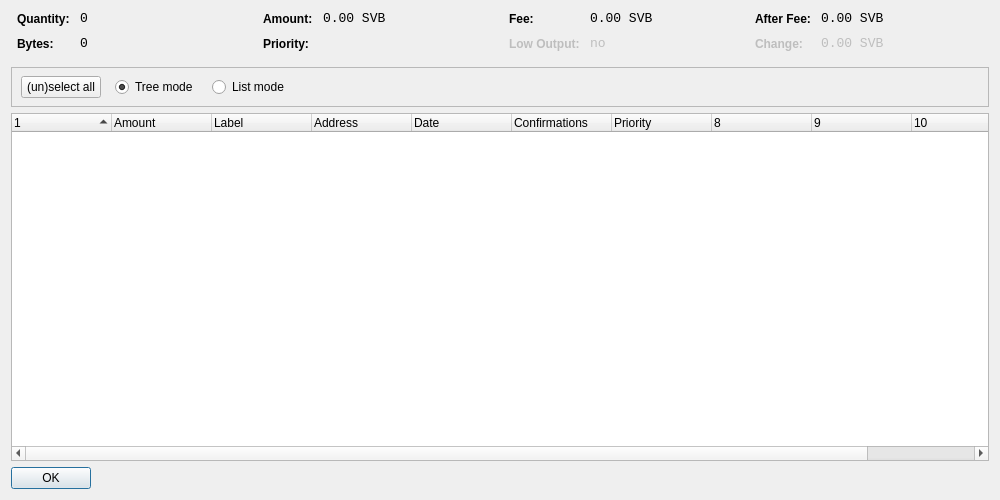
<?xml version="1.0" encoding="UTF-8"?>
<ui version="4.0">
 <class>CoinControlDialog</class>
 <widget class="QDialog" name="CoinControlDialog">
  <property name="geometry">
   <rect>
    <x>0</x>
    <y>0</y>
    <width>1000</width>
    <height>500</height>
   </rect>
  </property>
  <property name="windowTitle">
   <string>Coin Control</string>
  </property>
  <layout class="QVBoxLayout" name="verticalLayout">
   <item>
    <layout class="QHBoxLayout" name="horizontalLayoutTop" stretch="0,0,0,0">
     <property name="topMargin">
      <number>0</number>
     </property>
     <property name="bottomMargin">
      <number>10</number>
     </property>
     <item>
      <layout class="QFormLayout" name="formLayoutCoinControl1">
       <property name="horizontalSpacing">
        <number>10</number>
       </property>
       <property name="verticalSpacing">
        <number>10</number>
       </property>
       <property name="leftMargin">
        <number>6</number>
       </property>
       <property name="rightMargin">
        <number>6</number>
       </property>
       <item row="0" column="0">
        <widget class="QLabel" name="labelCoinControlQuantityText">
         <property name="styleSheet">
          <string notr="true">font-weight:bold;</string>
         </property>
         <property name="text">
          <string>Quantity:</string>
         </property>
        </widget>
       </item>
       <item row="0" column="1">
        <widget class="QLabel" name="labelCoinControlQuantity">
         <property name="font">
          <font>
           <family>Monospace</family>
           <pointsize>10</pointsize>
          </font>
         </property>
         <property name="cursor">
          <cursorShape>IBeamCursor</cursorShape>
         </property>
         <property name="contextMenuPolicy">
          <enum>Qt::ActionsContextMenu</enum>
         </property>
         <property name="text">
          <string>0</string>
         </property>
         <property name="textInteractionFlags">
          <set>Qt::LinksAccessibleByMouse|Qt::TextSelectableByKeyboard|Qt::TextSelectableByMouse</set>
         </property>
        </widget>
       </item>
       <item row="1" column="0">
        <widget class="QLabel" name="labelCoinControlBytesText">
         <property name="styleSheet">
          <string notr="true">font-weight:bold;</string>
         </property>
         <property name="text">
          <string>Bytes:</string>
         </property>
        </widget>
       </item>
       <item row="1" column="1">
        <widget class="QLabel" name="labelCoinControlBytes">
         <property name="font">
          <font>
           <family>Monospace</family>
           <pointsize>10</pointsize>
          </font>
         </property>
         <property name="cursor">
          <cursorShape>IBeamCursor</cursorShape>
         </property>
         <property name="contextMenuPolicy">
          <enum>Qt::ActionsContextMenu</enum>
         </property>
         <property name="text">
          <string>0</string>
         </property>
         <property name="textInteractionFlags">
          <set>Qt::LinksAccessibleByMouse|Qt::TextSelectableByKeyboard|Qt::TextSelectableByMouse</set>
         </property>
        </widget>
       </item>
      </layout>
     </item>
     <item>
      <layout class="QFormLayout" name="formLayoutCoinControl2">
       <property name="horizontalSpacing">
        <number>10</number>
       </property>
       <property name="verticalSpacing">
        <number>10</number>
       </property>
       <property name="leftMargin">
        <number>6</number>
       </property>
       <property name="rightMargin">
        <number>6</number>
       </property>
       <item row="0" column="0">
        <widget class="QLabel" name="labelCoinControlAmountText">
         <property name="styleSheet">
          <string notr="true">font-weight:bold;</string>
         </property>
         <property name="text">
          <string>Amount:</string>
         </property>
        </widget>
       </item>
       <item row="0" column="1">
        <widget class="QLabel" name="labelCoinControlAmount">
         <property name="font">
          <font>
           <family>Monospace</family>
           <pointsize>10</pointsize>
          </font>
         </property>
         <property name="cursor">
          <cursorShape>IBeamCursor</cursorShape>
         </property>
         <property name="contextMenuPolicy">
          <enum>Qt::ActionsContextMenu</enum>
         </property>
         <property name="text">
          <string>0.00 SVB</string>
         </property>
         <property name="textInteractionFlags">
          <set>Qt::LinksAccessibleByMouse|Qt::TextSelectableByKeyboard|Qt::TextSelectableByMouse</set>
         </property>
        </widget>
       </item>
       <item row="1" column="0">
        <widget class="QLabel" name="labelCoinControlPriorityText">
         <property name="styleSheet">
          <string notr="true">font-weight:bold;</string>
         </property>
         <property name="text">
          <string>Priority:</string>
         </property>
        </widget>
       </item>
       <item row="1" column="1">
        <widget class="QLabel" name="labelCoinControlPriority">
         <property name="font">
          <font>
           <family>Monospace</family>
           <pointsize>10</pointsize>
          </font>
         </property>
         <property name="cursor">
          <cursorShape>IBeamCursor</cursorShape>
         </property>
         <property name="contextMenuPolicy">
          <enum>Qt::ActionsContextMenu</enum>
         </property>
         <property name="text">
          <string/>
         </property>
         <property name="textInteractionFlags">
          <set>Qt::LinksAccessibleByMouse|Qt::TextSelectableByKeyboard|Qt::TextSelectableByMouse</set>
         </property>
        </widget>
       </item>
      </layout>
     </item>
     <item>
      <layout class="QFormLayout" name="formLayoutCoinControl3">
       <property name="horizontalSpacing">
        <number>10</number>
       </property>
       <property name="verticalSpacing">
        <number>10</number>
       </property>
       <property name="leftMargin">
        <number>6</number>
       </property>
       <property name="rightMargin">
        <number>6</number>
       </property>
       <item row="0" column="0">
        <widget class="QLabel" name="labelCoinControlFeeText">
         <property name="styleSheet">
          <string notr="true">font-weight:bold;</string>
         </property>
         <property name="text">
          <string>Fee:</string>
         </property>
        </widget>
       </item>
       <item row="0" column="1">
        <widget class="QLabel" name="labelCoinControlFee">
         <property name="font">
          <font>
           <family>Monospace</family>
           <pointsize>10</pointsize>
          </font>
         </property>
         <property name="cursor">
          <cursorShape>IBeamCursor</cursorShape>
         </property>
         <property name="contextMenuPolicy">
          <enum>Qt::ActionsContextMenu</enum>
         </property>
         <property name="text">
          <string>0.00 SVB</string>
         </property>
         <property name="textInteractionFlags">
          <set>Qt::LinksAccessibleByMouse|Qt::TextSelectableByKeyboard|Qt::TextSelectableByMouse</set>
         </property>
        </widget>
       </item>
       <item row="1" column="0">
        <widget class="QLabel" name="labelCoinControlLowOutputText">
         <property name="enabled">
          <bool>false</bool>
         </property>
         <property name="styleSheet">
          <string notr="true">font-weight:bold;</string>
         </property>
         <property name="text">
          <string>Low Output:</string>
         </property>
        </widget>
       </item>
       <item row="1" column="1">
        <widget class="QLabel" name="labelCoinControlLowOutput">
         <property name="enabled">
          <bool>false</bool>
         </property>
         <property name="font">
          <font>
           <family>Monospace</family>
           <pointsize>10</pointsize>
          </font>
         </property>
         <property name="cursor">
          <cursorShape>IBeamCursor</cursorShape>
         </property>
         <property name="contextMenuPolicy">
          <enum>Qt::ActionsContextMenu</enum>
         </property>
         <property name="text">
          <string>no</string>
         </property>
         <property name="textInteractionFlags">
          <set>Qt::LinksAccessibleByMouse|Qt::TextSelectableByKeyboard|Qt::TextSelectableByMouse</set>
         </property>
        </widget>
       </item>
      </layout>
     </item>
     <item>
      <layout class="QFormLayout" name="formLayoutCoinControl4">
       <property name="horizontalSpacing">
        <number>10</number>
       </property>
       <property name="verticalSpacing">
        <number>10</number>
       </property>
       <property name="leftMargin">
        <number>6</number>
       </property>
       <property name="rightMargin">
        <number>6</number>
       </property>
       <item row="0" column="0">
        <widget class="QLabel" name="labelCoinControlAfterFeeText">
         <property name="styleSheet">
          <string notr="true">font-weight:bold;</string>
         </property>
         <property name="text">
          <string>After Fee:</string>
         </property>
        </widget>
       </item>
       <item row="0" column="1">
        <widget class="QLabel" name="labelCoinControlAfterFee">
         <property name="font">
          <font>
           <family>Monospace</family>
           <pointsize>10</pointsize>
          </font>
         </property>
         <property name="cursor">
          <cursorShape>IBeamCursor</cursorShape>
         </property>
         <property name="contextMenuPolicy">
          <enum>Qt::ActionsContextMenu</enum>
         </property>
         <property name="text">
          <string>0.00 SVB</string>
         </property>
         <property name="textInteractionFlags">
          <set>Qt::LinksAccessibleByMouse|Qt::TextSelectableByKeyboard|Qt::TextSelectableByMouse</set>
         </property>
        </widget>
       </item>
       <item row="1" column="0">
        <widget class="QLabel" name="labelCoinControlChangeText">
         <property name="enabled">
          <bool>false</bool>
         </property>
         <property name="styleSheet">
          <string notr="true">font-weight:bold;</string>
         </property>
         <property name="text">
          <string>Change:</string>
         </property>
        </widget>
       </item>
       <item row="1" column="1">
        <widget class="QLabel" name="labelCoinControlChange">
         <property name="enabled">
          <bool>false</bool>
         </property>
         <property name="font">
          <font>
           <family>Monospace</family>
           <pointsize>10</pointsize>
          </font>
         </property>
         <property name="cursor">
          <cursorShape>IBeamCursor</cursorShape>
         </property>
         <property name="contextMenuPolicy">
          <enum>Qt::ActionsContextMenu</enum>
         </property>
         <property name="text">
          <string>0.00 SVB</string>
         </property>
         <property name="textInteractionFlags">
          <set>Qt::LinksAccessibleByMouse|Qt::TextSelectableByKeyboard|Qt::TextSelectableByMouse</set>
         </property>
        </widget>
       </item>
      </layout>
     </item>
    </layout>
   </item>
   <item>
    <widget class="QFrame" name="frame">
     <property name="minimumSize">
      <size>
       <width>0</width>
       <height>40</height>
      </size>
     </property>
     <property name="frameShape">
      <enum>QFrame::StyledPanel</enum>
     </property>
     <property name="frameShadow">
      <enum>QFrame::Sunken</enum>
     </property>
     <widget class="QWidget" name="horizontalLayoutWidget">
      <property name="geometry">
       <rect>
        <x>10</x>
        <y>0</y>
        <width>781</width>
        <height>41</height>
       </rect>
      </property>
      <layout class="QHBoxLayout" name="horizontalLayoutPanel" stretch="0,0,0,0,0">
       <property name="spacing">
        <number>14</number>
       </property>
       <item>
        <widget class="QPushButton" name="pushButtonSelectAll">
         <property name="sizePolicy">
          <sizepolicy hsizetype="Maximum" vsizetype="Fixed">
           <horstretch>0</horstretch>
           <verstretch>0</verstretch>
          </sizepolicy>
         </property>
         <property name="text">
          <string>(un)select all</string>
         </property>
        </widget>
       </item>
       <item>
        <widget class="QRadioButton" name="radioTreeMode">
         <property name="sizePolicy">
          <sizepolicy hsizetype="Maximum" vsizetype="Fixed">
           <horstretch>0</horstretch>
           <verstretch>0</verstretch>
          </sizepolicy>
         </property>
         <property name="text">
          <string>Tree mode</string>
         </property>
         <property name="checked">
          <bool>true</bool>
         </property>
        </widget>
       </item>
       <item>
        <widget class="QRadioButton" name="radioListMode">
         <property name="sizePolicy">
          <sizepolicy hsizetype="Maximum" vsizetype="Fixed">
           <horstretch>0</horstretch>
           <verstretch>0</verstretch>
          </sizepolicy>
         </property>
         <property name="text">
          <string>List mode</string>
         </property>
        </widget>
       </item>
       <item>
        <spacer name="horizontalSpacer">
         <property name="orientation">
          <enum>Qt::Horizontal</enum>
         </property>
         <property name="sizeHint" stdset="0">
          <size>
           <width>40</width>
           <height>20</height>
          </size>
         </property>
        </spacer>
       </item>
      </layout>
     </widget>
    </widget>
   </item>
   <item>
    <widget class="CoinControlTreeWidget" name="treeWidget">
     <property name="contextMenuPolicy">
      <enum>Qt::CustomContextMenu</enum>
     </property>
     <property name="sortingEnabled">
      <bool>false</bool>
     </property>
     <property name="columnCount">
      <number>11</number>
     </property>
     <attribute name="headerShowSortIndicator" stdset="0">
      <bool>true</bool>
     </attribute>
     <attribute name="headerStretchLastSection">
      <bool>false</bool>
     </attribute>
     <column>
      <property name="text">
       <string/>
      </property>
     </column>
     <column>
      <property name="text">
       <string>Amount</string>
      </property>
     </column>
     <column>
      <property name="text">
       <string>Label</string>
      </property>
     </column>
     <column>
      <property name="text">
       <string>Address</string>
      </property>
     </column>
     <column>
      <property name="text">
       <string>Date</string>
      </property>
     </column>
     <column>
      <property name="text">
       <string>Confirmations</string>
      </property>
      <property name="toolTip">
       <string>Confirmed</string>
      </property>
     </column>
     <column>
      <property name="text">
       <string>Priority</string>
      </property>
     </column>
     <column>
      <property name="text">
       <string/>
      </property>
     </column>
     <column>
      <property name="text">
       <string/>
      </property>
     </column>
     <column>
      <property name="text">
       <string/>
      </property>
     </column>
     <column>
      <property name="text">
       <string/>
      </property>
     </column>
    </widget>
   </item>
   <item>
    <widget class="QDialogButtonBox" name="buttonBox">
     <property name="sizePolicy">
      <sizepolicy hsizetype="Maximum" vsizetype="Fixed">
       <horstretch>0</horstretch>
       <verstretch>0</verstretch>
      </sizepolicy>
     </property>
     <property name="orientation">
      <enum>Qt::Horizontal</enum>
     </property>
     <property name="standardButtons">
      <set>QDialogButtonBox::Ok</set>
     </property>
    </widget>
   </item>
  </layout>
 </widget>
 <customwidgets>
  <customwidget>
   <class>CoinControlTreeWidget</class>
   <extends>QTreeWidget</extends>
   <header>coincontroltreewidget.h</header>
  </customwidget>
 </customwidgets>
 <resources/>
 <connections/>
</ui>
